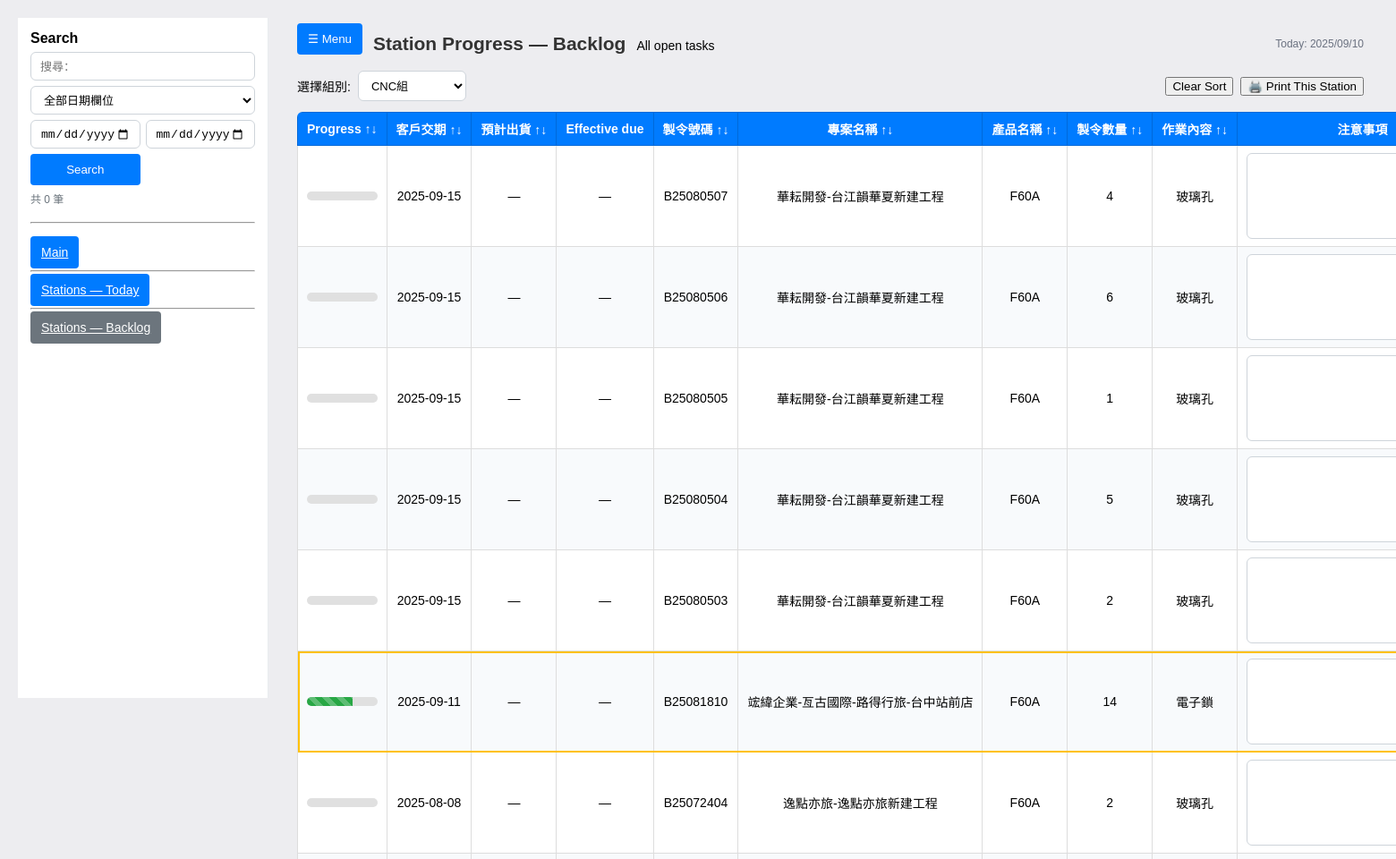
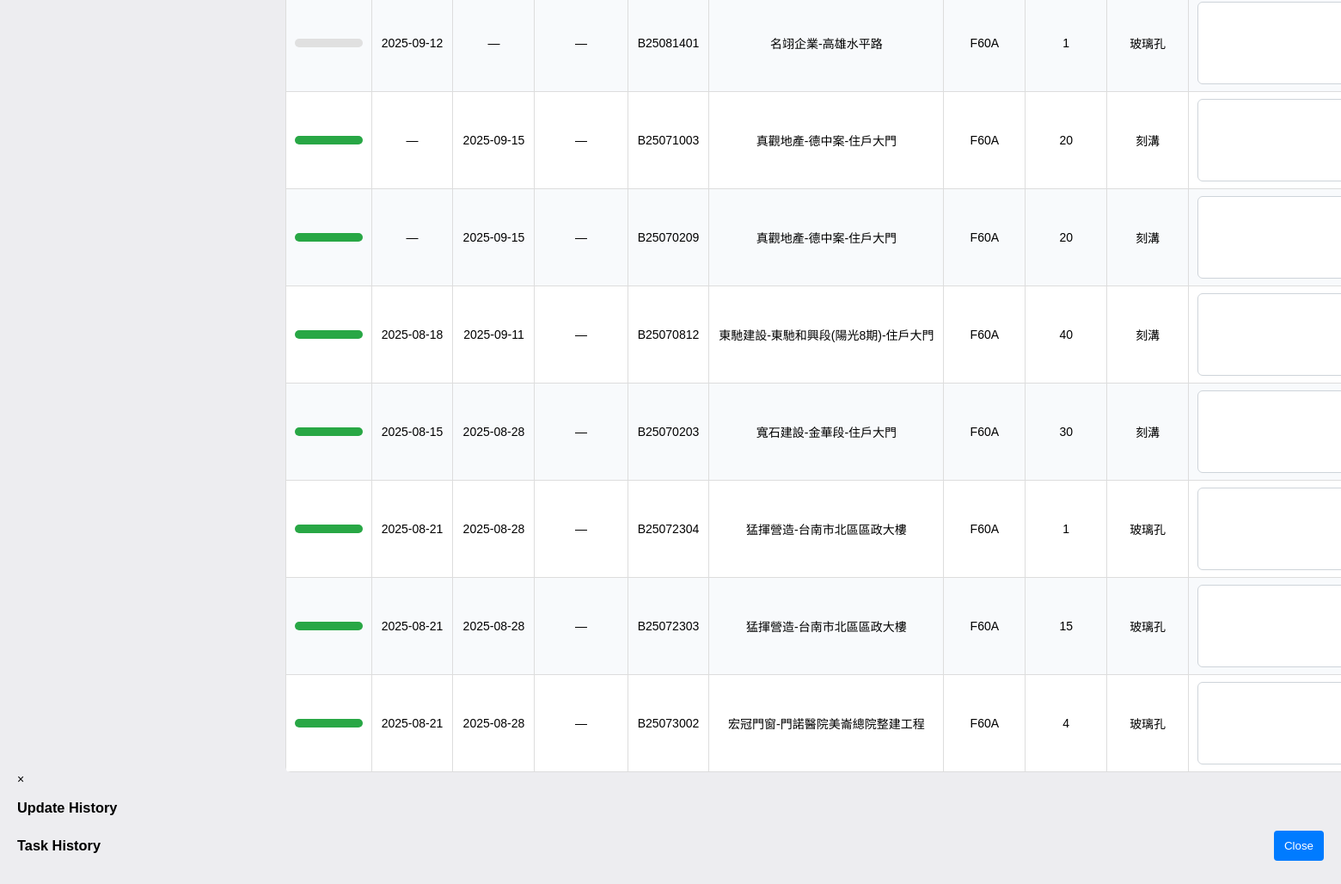
The app's page /stations with its own data (2 pictures, top to bottom).
### models.py (models this page shows)
class Order(Base):
    __tablename__ = "orders"
    id = Column(Integer, primary_key=True, autoincrement=True)
    manufacture_code = Column(String)
    customer        = Column(String)
    product         = Column(String)
    demand_date     = Column(String)   # stored as text like "YYYY/MM/DD"
    delivery        = Column(String)   # stored as text
    quantity        = Column(Integer, default=0)
    datecreate      = Column(String)   # stored as text
    fengbian        = Column(String)
    wallpaper       = Column(String)
    jobdesc         = Column(Text)
    archived    = Column(Boolean, default=False)   # soft archive flag
    archived_at = Column(DateTime)                 # when it was archived
    created_at = Column(DateTime, default=datetime.utcnow)
    updated_at = Column(DateTime)
    tasks = relationship("Task", back_populates="order", cascade="all, delete-orphan")

class Task(Base):
    __tablename__ = "sub_tasks"
    __table_args__ = {'sqlite_autoincrement': True}
    id = Column(Integer, primary_key=True, autoincrement=True)
    order_id = Column(Integer, ForeignKey("orders.id"), nullable=False)
    group = Column("group", String, nullable=True)
    task  = Column(String, nullable=True)
    quantity = Column(Integer, nullable=True)
    completed = Column(Integer, nullable=True, default=0)
    start_time = Column(DateTime)      # may be NULL in DB
    stop_time  = Column(DateTime)
    duration_minutes = Column(Integer)
    order    = relationship("Order", back_populates="tasks")
    history  = relationship("TaskHistory", back_populates="task", cascade="all, delete-orphan")

### app.py (the view)
@app.route("/stations")
def stations():
    group = (request.args.get("group") or "").strip()
    day   = (request.args.get("date")  or date.today().isoformat()).strip()
    with SessionLocal() as s:
        station_list = [row[0] for row in s.query(Task.group)
                                      .filter(Task.group != None)
                                      .distinct().order_by(Task.group).all()]
        if not group and station_list:
            group = station_list[0]
        plan_rows = (s.query(StationSchedule)
                      .filter(StationSchedule.station==group,
                              StationSchedule.plan_date==day)
                      .order_by(asc(StationSchedule.sequence), asc(StationSchedule.id))
                      .all())
        items = []
        if plan_rows:
            task_map = {t.id:(t,o) for t,o in s.query(Task, Order)
                                               .join(Order, Task.order_id==Order.id)
                                               .filter(Task.id.in_([p.task_id for p in plan_rows]),
                                                       or_(Order.archived==False, Order.archived.is_(None)))
                                               .all()}
            for p in plan_rows:
                t,o = task_map.get(p.task_id, (None,None))
                if not t or not o: continue
                items.append({"task": t, "order": o, "plan": p})
        else:
            q = (s.query(Task, Order)
                   .join(Order, Task.order_id==Order.id)
                   .filter(Task.group==group,
                           or_(Order.archived==False, Order.archived.is_(None)))
                   .order_by(desc(Order.id)))
            items = [{"task":t, "order":o, "plan":None} for t,o in q]
        today_str = date.today().isoformat().replace("-","/")
        return render_template("stations.html",
                               station_list=station_list,
                               selected_group=group,
                               tasks=items,
                               today_date=today_str)

### app.py (called while the page is built)
def fmtdate(val):
    if not val:
        return ""
    if isinstance(val, date) and not isinstance(val, datetime):
        return val.strftime("%Y-%m-%d")
    if isinstance(val, datetime):
        return val.date().strftime("%Y-%m-%d")
    s = str(val).strip()
    if not s:
        return ""
    for fmt in ("%Y-%m-%d", "%Y/%m/%d", "%Y-%m-%d %H:%M:%S", "%Y/%m/%d %H:%M:%S"):
        try:
            return datetime.strptime(s, fmt).strftime("%Y-%m-%d")
        except Exception:
            pass
    return s[:10]

### templates/stations.html (shortened to what this page needs)
<!DOCTYPE html>
<html lang="zh">
<head>
  <link rel="stylesheet" href="/static/common.css">
</head>
<body class="stations-page">
  <div class="layout">
    <aside class="sidebar" id="sidebar">
      <div class="brand">Search</div>
      <form method="get" action="{{ '/archived' if archived_page else '/' }}" class="sbm">
        <input type="text" name="q" id= "search-q" value="{{ qtext or '' }}"
              placeholder="搜尋：">
        <select name="dfield">
          <option value="any"        {{ 'selected' if (dfield or 'any')=='any' }}>全部日期欄位</option>
        </select>
        <div class="row">
          <input type="date" name="dfrom" value="{{ dfrom or '' }}">
          <input type="date" name="dto"   value="{{ dto or '' }}">
        </div>
        <div class="row">
          <button class="btn" type="submit">Search</button>
        </div>
        <div class="caption">共 {{ orders|length }} 筆{% if qtext or dfrom or dto %}（篩選中）{% endif %}</div>
        <hr style="margin:12px 0">
        <div class="nav" style="margin-top:6px">
          <a href="/" class="btn full">Main</a>
          <hr style="margin:12px 0">
          <a href="/stations/today" class="btn full">Stations — Today</a>
          <hr style="margin:12px 0">
          <a href="/stations/backlog" class="btn full gray" style="margin-top:6px">Stations — Backlog
          </a>
        </div>
      </form>
    </aside>
    <main class="content">
      <div class="page-header">
        <div class="left">
          <button class="btn hamburger" onclick="toggleSidebar()">☰ Menu</button>
          <h2 style="margin:0">
            Station Progress — {{ 'Today' if page_mode == 'today' else 'Backlog' }}
          </h2>
          <p class="muted" style="margin:4px 0 0">
            {% if page_mode == 'today' %}Date: {{ day }}{% else %}All open tasks{% endif %}
          </p>
        </div>
        <div class="right">
          <span class="today">Today: {{ today_date }}</span>
        </div>
      </div>
      <div class="toolbar">
        <div class="group">
          {% set form_action = '/stations/today' if page_mode == 'today' else '/stations/backlog' %}
          <form method="get" action="{{ form_action }}" style="display:flex; align-items:center; gap:8px; margin:0">
            <label>選擇組別:</label>
            {% set form_action = '/stations/today' if page_mode == 'today' else '/stations/backlog' %}
            <select name="group" onchange="this.form.submit()">
              {% for name in station_list %}
                <option value="{{ name }}" {% if name == selected_group %}selected{% endif %}>{{ name }}</option>
              {% endfor %}
            </select>
          </form>
        </div>
        <div class="group">
          <button type="button" onclick="resetStationSort()">Clear Sort</button>
          <button type="button" onclick="printPage()">🖨️ Print This Station</button>
        </div>
      </div>
      <table>
        <thead>
          <tr>
            <th onclick="sortStationTable(0)">Progress ↑↓</th>
            <th onclick="sortStationTable(1)">客戶交期 ↑↓<span class="print-label"><br>Tanggal Ekspektasi Pengiriman oleh Tamu</span></th>
            <th onclick="sortStationTable(2)">預計出貨 ↑↓<span class="print-label"><br>Tanggal Barang Dapat Dikirim</span></th>
            <th>Effective due</th>
            <th onclick="sortStationTable(3)">製令號碼 ↑↓<span class="print-label"><br>Nomor Pesanan</span></th>
            <th onclick="sortStationTable(4)">專案名稱 ↑↓<span class="print-label"><br>Nama Proyek</span></th>
            <th onclick="sortStationTable(5)">產品名稱 ↑↓<span class="print-label"><br>Nama Produk</span></th>
            <th onclick="sortStationTable(6)">製令數量 ↑↓<span class="print-label"><br>Jumlah Pesanan</span></th>
            <th onclick="sortStationTable(7)">作業內容 ↑↓<span class="print-label"><br>Isi Pekerjaan</span></th>
            <th class="cell-notes">注意事項<br><span class="print-label">Hal yang Perlu Diperhatikan</span></th>
          </tr>
        </thead>
        <tbody>
          {% for item in tasks %}
          {% set running = (item.task.start_time and not item.task.stop_time) %}
          <tr id="task-{{ item.task.id }}" class="{{ 'is-running' if running else '' }}"
              data-order-id="{{ item.order.id }}" data-qty="{{ item.task.quantity or 0 }}">
            <td>
              <div class="progress-bar">
                <div class="progress-fill {{ 'running' if running else '' }}"
                    style="width: {{ (item.task.completed / item.task.quantity) * 100 if item.task.quantity else 0 }}%"></div>
              </div>
            </td>
            <td>{{ item.order.demand_date|fmtdate or '—' }}</td>
            <td>{{ item.order.delivery|fmtdate or '—' }}</td>
            <td>
              {% if item.effective_due %}
                {{ item.effective_due|fmtdate }}
                <span class="pill muted">(from {{ item.effective_due_src }})</span>
              {% else %} — {% endif %}
            </td>
            <td>{{ item.order.manufacture_code }}</td>
            <td>{{ item.order.customer }}</td>
            <td>{{ item.order.product }}</td>
            <td data-role="qty">{{ item.task.quantity or 0 }}</td>
            <td>{{ item.task.task }}</td>
            <td>
              <textarea id="task-note-{{ item.task.id }}-{{ item.order.id }}" rows="2" style="width: 100%;" class="screen-only">{{ item.task.note or '' }}</textarea>
            </td>
          </tr>
          {% endfor %}
        </tbody>
      </table>
    </main>
  </div>
<div id="historyModal" class="modal">
  <span class="close-btn" onclick="closeModal('historyModal')">&times;</span>
  <h3>Update History</h3>
</div>
<div id="modal-history" class="modal" onclick="if(event.target===this) closeModal('modal-history')">
  <div class="panel">
    <div style="display:flex;justify-content:space-between;align-items:center">
      <h3 style="margin:0">Task History</h3>
      <button class="btn" onclick="closeModal('modal-history')">Close</button>
    </div>
  </div>
</div>
</body>
</html>

### static/common.css (style rules this page uses)
:root { --primary:#007bff; --primary-dark:#0069d9; --success:#28a745; --danger:#dc3545; --warning:#ffc107; --muted:#6c757d; --bg:#ededf0; --border:#e9ecef; }
body { font-family:Arial,sans-serif;background:var(--bg);margin:20px;font-size:14px }
h1,h2 { color:#333;margin:0 0 8px }
.layout { display:flex;min-height:100vh;gap:16px }
.sidebar { width:280px;background:#fff;border-right:1px solid var(--border); padding:14px;position:sticky;top:0;height:calc(100vh - 40px);overflow:auto; }
.content { flex:1;min-width:0;padding:0 16px }
.brand { font-weight:700;font-size:16px;margin-bottom:6px }
.sbm { display:grid;grid-template-columns:1fr;gap:6px }
.sbm input[type="text"],.sbm select,.sbm input[type="date"] { padding:6px 10px;font-size:13px;height:32px;width:100% }
.sbm .row { display:flex;gap:6px }
.caption { color:var(--muted);font-size:12px }
.hamburger { display:inline-flex;align-items:center;gap:6px;position:sticky;top:10px;margin-bottom:10px;z-index:6 }
.page-header { display:flex;align-items:center;justify-content:space-between;margin:6px 0 8px }
.page-header .left { display:flex;align-items:center;gap:12px }
.page-header .right { color:#6b7280;font-size:12px;white-space:nowrap }
.toolbar { display:flex;align-items:center;justify-content:space-between;gap:12px;margin:6px 0 12px }
.toolbar .group { display:flex;align-items:center;gap:8px }
.btn { padding:10px 12px;border:0;border-radius:4px;color:#fff;background:var(--primary);cursor:pointer }
.btn.gray { background:#6c757d }
table { width:100%;border-collapse:collapse;background:#fff;border-radius:6px;overflow:hidden;margin-top:12px }
th,td { border:1px solid #ddd;padding:10px 12px;text-align:center }
thead th { background:var(--primary);color:#fff;border-color:var(--primary-dark);font-weight:600 }
tbody tr:nth-child(even) td { background:#f8fafc }
.progress-bar { width:100%;height:10px;background:#e0e0e0;border-radius:6px;overflow:hidden }
.progress-fill { height:100%;background:var(--success);transition:width .3s }
.progress-fill.running { position:relative; background-image:linear-gradient(45deg,rgba(255,255,255,.25) 25%,transparent 25%,transparent 50%,rgba(255,255,255,.25) 50%,rgba(255,255,255,.25) 75%,transparent 75%,transparent); background-size:16px 16px;animation:prog-stripes 1s linear infinite }
tr.is-running { outline:2px solid var(--warning);outline-offset:-2px }
.screen-only { display:block }
input[type="text"], input[type="number"], input[type="date"], select, textarea { background:#fff; border:1px solid #ced4da; border-radius:6px; padding:8px 10px; height:34px; font-size:13px; }
textarea { height:96px; resize:vertical; }
.sidebar, .sidebar * { box-sizing: border-box; }
.sidebar { overflow-x: hidden; }
.sidebar .sbm input[type="text"], .sidebar .sbm input[type="date"], .sidebar .sbm select, .sidebar .sbm textarea, .sidebar .sbm .btn { width: 100%; max-width: 100%; min-width: 0; }
.sidebar .sbm .row { display: grid; grid-template-columns: 1fr 1fr; gap: 6px; }
.stations-page table { width:max-content; min-width:100%; border-collapse:collapse; }
.stations-page thead th { position:sticky; top:0; z-index:5; background:var(--primary); color:#fff; border-color:var(--primary-dark); }
.stations-page th, .stations-page td { padding:8px 10px; }
.stations-page tbody tr:nth-child(even) td { background:#f8fafc; }
.sidebar, .sidebar * { box-sizing:border-box; }
.sidebar { overflow-x:hidden; }
.stations-page thead th:nth-child(10), .stations-page tbody td:nth-child(10) { width: 280px; max-width: 280px; }
.stations-page tbody td:nth-child(10) { padding-right: 8px; }
.stations-page tbody td:nth-child(10) textarea { display: block; width: 100% !important; max-width: 100% !important; box-sizing: border-box !important; margin: 0; min-height: 56px; overflow-x: hidden; overflow-y: auto; resize: vertical; }
.stations-page table, .stations-page th, .stations-page td { box-sizing: border-box; }

### records on screen
Order: order.demand_date|fmtdate "2025-09-15", order.delivery|fmtdate "—", order.manufacture_code "B25080507", order.customer "華耘開發-台江韻華夏新建工程", order.product "F60A"
Task: completed 0 (drawn), task "4", task.task "玻璃孔"
Order: order.demand_date|fmtdate "2025-09-15", order.delivery|fmtdate "—", order.manufacture_code "B25080506", order.customer "華耘開發-台江韻華夏新建工程", order.product "F60A"
Task: completed 0 (drawn), task "6", task.task "玻璃孔"
Order: order.demand_date|fmtdate "2025-09-15", order.delivery|fmtdate "—", order.manufacture_code "B25080505", order.customer "華耘開發-台江韻華夏新建工程", order.product "F60A"
Task: completed 0 (drawn), task "1", task.task "玻璃孔"
Order: order.demand_date|fmtdate "2025-09-15", order.delivery|fmtdate "—", order.manufacture_code "B25080504", order.customer "華耘開發-台江韻華夏新建工程", order.product "F60A"
Task: completed 0 (drawn), task "5", task.task "玻璃孔"
Order: order.demand_date|fmtdate "2025-09-15", order.delivery|fmtdate "—", order.manufacture_code "B25080503", order.customer "華耘開發-台江韻華夏新建工程", order.product "F60A"
Task: completed 0 (drawn), task "2", task.task "玻璃孔"
Order: order.demand_date|fmtdate "2025-09-11", order.delivery|fmtdate "—", order.manufacture_code "B25081810", order.customer "竤緯企業-亙古國際-路得行旅-台中站前店", order.product "F60A"
Task: completed 9 (drawn), task "14", task.task "電子鎖"
Order: order.demand_date|fmtdate "2025-08-08", order.delivery|fmtdate "—", order.manufacture_code "B25072404", order.customer "逸點亦旅-逸點亦旅新建工程", order.product "F60A"
Task: completed 0 (drawn), task "2", task.task "玻璃孔"
Order: order.demand_date|fmtdate "2025-09-12", order.delivery|fmtdate "—", order.manufacture_code "B25081401", order.customer "名翊企業-高雄水平路", order.product "F60A"
Task: completed 0 (drawn), task "1", task.task "玻璃孔"
Order: order.demand_date|fmtdate "—", order.delivery|fmtdate "2025-09-15", order.manufacture_code "B25071003", order.customer "真觀地產-德中案-住戶大門", order.product "F60A"
Task: task "20", task.task "刻溝"
Order: order.demand_date|fmtdate "—", order.delivery|fmtdate "2025-09-15", order.manufacture_code "B25070209", order.customer "真觀地產-德中案-住戶大門", order.product "F60A"
Task: task "20", task.task "刻溝"
Order: order.demand_date|fmtdate "2025-08-18", order.delivery|fmtdate "2025-09-11", order.manufacture_code "B25070812", order.customer "東馳建設-東馳和興段(陽光8期)-住戶大門", order.product "F60A"
Task: task "40", task.task "刻溝"
Order: order.demand_date|fmtdate "2025-08-15", order.delivery|fmtdate "2025-08-28", order.manufacture_code "B25070203", order.customer "寬石建設-金華段-住戶大門", order.product "F60A"
Task: task "30", task.task "刻溝"
Order: order.demand_date|fmtdate "2025-08-21", order.delivery|fmtdate "2025-08-28", order.manufacture_code "B25072304", order.customer "猛揮營造-台南市北區區政大樓", order.product "F60A"
Task: task "1", task.task "玻璃孔"
Order: order.demand_date|fmtdate "2025-08-21", order.delivery|fmtdate "2025-08-28", order.manufacture_code "B25072303", order.customer "猛揮營造-台南市北區區政大樓", order.product "F60A"
Task: task "15", task.task "玻璃孔"
Order: order.demand_date|fmtdate "2025-08-21", order.delivery|fmtdate "2025-08-28", order.manufacture_code "B25073002", order.customer "宏冠門窗-門諾醫院美崙總院整建工程", order.product "F60A"
Task: task "4", task.task "玻璃孔"

### other values on screen
{{ orders|length }} "0"
{{ 'Today' if page_mode == 'today' else 'Backlog' }} "Backlog"
{{ today_date }} "2025/09/10"
form field group "CNC組"
